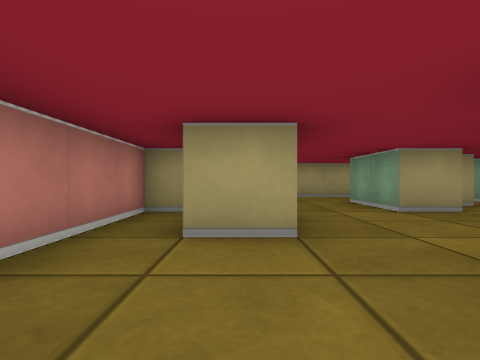
[1] (above)

12 first-person views from a walk through a cub3D maze. The camera is about half as high as the walls, looks level and sees 80° across. The floor is counted in squares. Each view is taken from the middle of a square. On the plan, view 1 faces up. The plan holds only what a view shows up to about 9 squares ahead; the rest is blank.

[2]
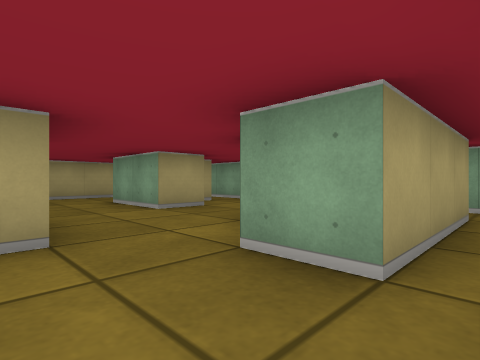

[3]
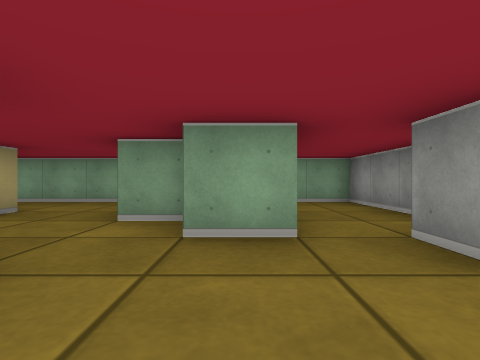

[4]
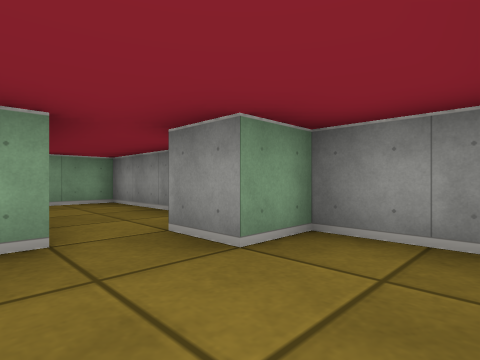

[5]
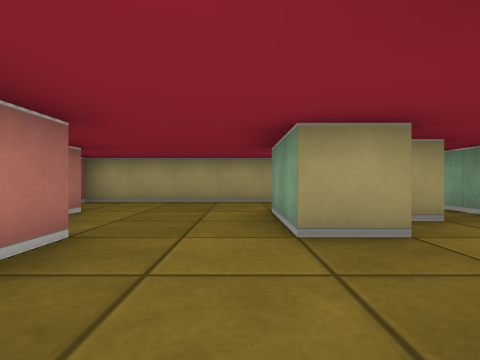

[6]
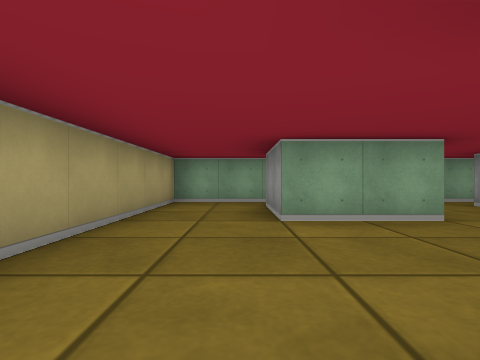

[7]
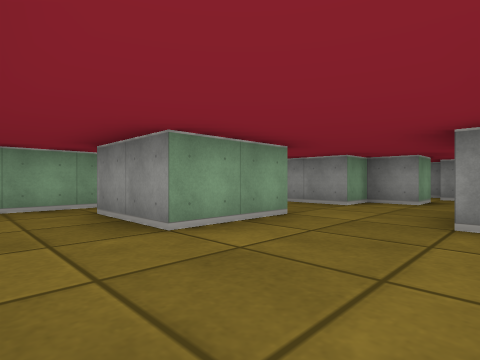

[8]
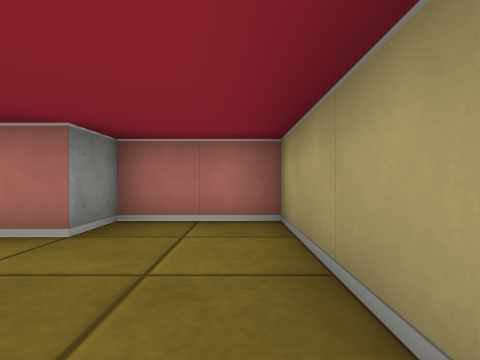

[9]
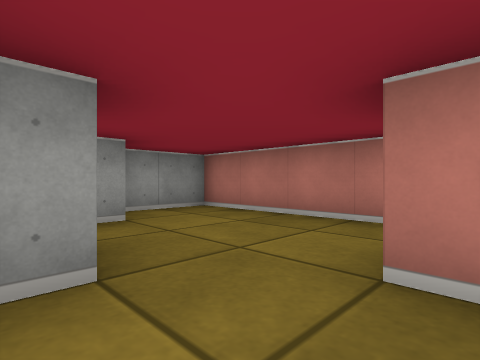

[10]
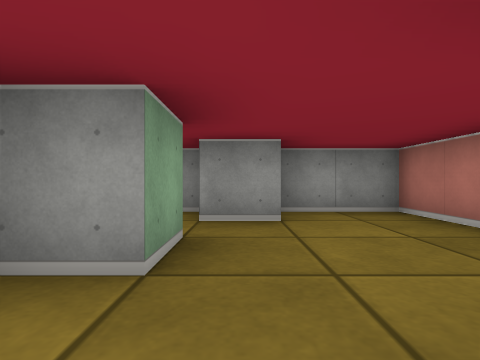

[11]
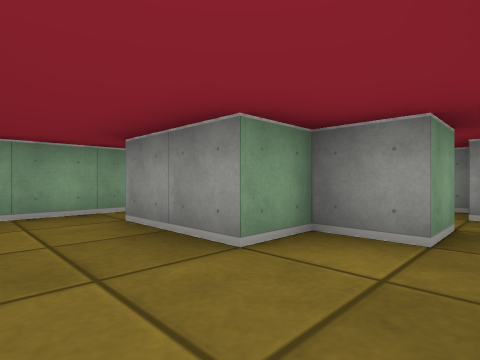

[12]
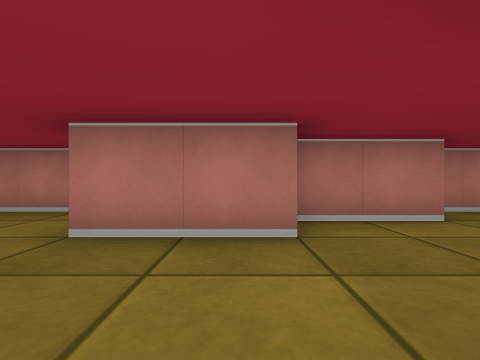

### Floor plan
Ten units are one square. View 1 is at (0, 0); x grows to the right and y downward. Boxes are objects, and circles mark ways between rooms. Rooms are numbered by the first view taken in them; rooms with no view inside come last. Other rooms are left out.
<svg viewBox="-20 -90 80 110">
<path fill="none" stroke="#000" d="M5 -46 5 -25 -5 -25M36 -45 25 -45 25 -65 45 -65M-9 -45 -15 -45 -15 15 5 15 5 5 15 5M46 -55 40 -55M15 -5 15 -15 25 -15 25 -25 45 -25M55 -5 55 -85 -15 -85 -15 -65 -5 -65 -5 -46M45 -5 15 -5M15 15 55 15 55 -5"/>
<circle cx="10" cy="0" r="3" fill="#2a7"/>
<circle cx="50" cy="-15" r="3" fill="#2a7"/>
<text x="20" y="-40">1</text>
<text x="30" y="0">2</text>
</svg>
Room 1 opens to room 2.

Where each view was taken, in squares from view 1:
view 1: 0 up, 0 right, facing up
view 2: 0 up, 0 right, facing up-right
view 3: 1 up, 1 left, facing right
view 4: 1 up, 1 left, facing down-right
view 5: 2 up, 2 right, facing up
view 6: 7 up, 1 left, facing right
view 7: 8 up, 0 right, facing down-right
view 8: 8 up, 2 right, facing left
view 9: 3 up, 2 right, facing down-left
view 10: 3 up, 1 right, facing down
view 11: 4 up, 1 right, facing down-right
view 12: 4 up, 3 right, facing left
